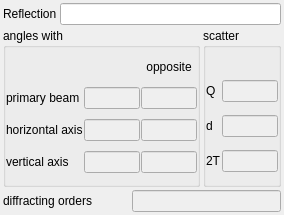
<ui version="4.0" >
 <class>ReflexInfo</class>
 <widget class="QWidget" name="ReflexInfo" >
  <property name="geometry" >
   <rect>
    <x>0</x>
    <y>0</y>
    <width>284</width>
    <height>215</height>
   </rect>
  </property>
  <property name="windowTitle" >
   <string>ReflexInfo</string>
  </property>
  <property name="windowIcon" >
   <iconset resource="icons/icons.qrc" >
    <normaloff>:/info.png</normaloff>:/info.png</iconset>
  </property>
  <layout class="QGridLayout" name="gridLayout_3" >
   <property name="margin" >
    <number>3</number>
   </property>
   <property name="spacing" >
    <number>3</number>
   </property>
   <item row="0" column="0" >
    <widget class="QLabel" name="label" >
     <property name="sizePolicy" >
      <sizepolicy vsizetype="Preferred" hsizetype="Maximum" >
       <horstretch>0</horstretch>
       <verstretch>0</verstretch>
      </sizepolicy>
     </property>
     <property name="text" >
      <string>Reflection</string>
     </property>
    </widget>
   </item>
   <item row="0" column="1" colspan="3" >
    <widget class="QLineEdit" name="reflex" />
   </item>
   <item row="1" column="0" colspan="3" >
    <widget class="QGroupBox" name="groupBox" >
     <property name="title" >
      <string>angles with</string>
     </property>
     <layout class="QGridLayout" name="gridLayout" >
      <property name="margin" >
       <number>0</number>
      </property>
      <property name="spacing" >
       <number>1</number>
      </property>
      <item row="1" column="0" >
       <widget class="QLabel" name="label_2" >
        <property name="text" >
         <string>primary beam</string>
        </property>
       </widget>
      </item>
      <item row="2" column="0" >
       <widget class="QLabel" name="label_3" >
        <property name="text" >
         <string>horizontal axis</string>
        </property>
       </widget>
      </item>
      <item row="3" column="0" >
       <widget class="QLabel" name="label_4" >
        <property name="text" >
         <string>vertical axis</string>
        </property>
       </widget>
      </item>
      <item row="1" column="1" >
       <widget class="QLineEdit" name="axX" >
        <property name="enabled" >
         <bool>false</bool>
        </property>
        <property name="sizePolicy" >
         <sizepolicy vsizetype="Fixed" hsizetype="Expanding" >
          <horstretch>0</horstretch>
          <verstretch>0</verstretch>
         </sizepolicy>
        </property>
        <property name="alignment" >
         <set>Qt::AlignRight|Qt::AlignTrailing|Qt::AlignVCenter</set>
        </property>
       </widget>
      </item>
      <item row="2" column="1" >
       <widget class="QLineEdit" name="axY" >
        <property name="enabled" >
         <bool>false</bool>
        </property>
        <property name="alignment" >
         <set>Qt::AlignRight|Qt::AlignTrailing|Qt::AlignVCenter</set>
        </property>
       </widget>
      </item>
      <item row="3" column="1" >
       <widget class="QLineEdit" name="axZ" >
        <property name="enabled" >
         <bool>false</bool>
        </property>
        <property name="alignment" >
         <set>Qt::AlignRight|Qt::AlignTrailing|Qt::AlignVCenter</set>
        </property>
       </widget>
      </item>
      <item row="1" column="2" >
       <widget class="QLineEdit" name="axMX" >
        <property name="enabled" >
         <bool>false</bool>
        </property>
        <property name="alignment" >
         <set>Qt::AlignRight|Qt::AlignTrailing|Qt::AlignVCenter</set>
        </property>
       </widget>
      </item>
      <item row="2" column="2" >
       <widget class="QLineEdit" name="axMY" >
        <property name="enabled" >
         <bool>false</bool>
        </property>
        <property name="alignment" >
         <set>Qt::AlignRight|Qt::AlignTrailing|Qt::AlignVCenter</set>
        </property>
       </widget>
      </item>
      <item row="3" column="2" >
       <widget class="QLineEdit" name="axMZ" >
        <property name="enabled" >
         <bool>false</bool>
        </property>
        <property name="alignment" >
         <set>Qt::AlignRight|Qt::AlignTrailing|Qt::AlignVCenter</set>
        </property>
       </widget>
      </item>
      <item row="0" column="2" >
       <widget class="QLabel" name="label_9" >
        <property name="sizePolicy" >
         <sizepolicy vsizetype="Maximum" hsizetype="Preferred" >
          <horstretch>0</horstretch>
          <verstretch>0</verstretch>
         </sizepolicy>
        </property>
        <property name="minimumSize" >
         <size>
          <width>49</width>
          <height>0</height>
         </size>
        </property>
        <property name="text" >
         <string>opposite</string>
        </property>
        <property name="alignment" >
         <set>Qt::AlignCenter</set>
        </property>
       </widget>
      </item>
      <item row="0" column="1" >
       <spacer name="horizontalSpacer" >
        <property name="orientation" >
         <enum>Qt::Horizontal</enum>
        </property>
        <property name="sizeType" >
         <enum>QSizePolicy::Minimum</enum>
        </property>
        <property name="sizeHint" stdset="0" >
         <size>
          <width>49</width>
          <height>20</height>
         </size>
        </property>
       </spacer>
      </item>
     </layout>
    </widget>
   </item>
   <item row="1" column="3" >
    <widget class="QGroupBox" name="groupBox_2" >
     <property name="title" >
      <string>scatter</string>
     </property>
     <layout class="QGridLayout" name="gridLayout_2" >
      <property name="margin" >
       <number>0</number>
      </property>
      <property name="spacing" >
       <number>1</number>
      </property>
      <item row="1" column="0" >
       <widget class="QLabel" name="label_5" >
        <property name="text" >
         <string>Q</string>
        </property>
       </widget>
      </item>
      <item row="1" column="1" >
       <widget class="QLineEdit" name="infoQ" >
        <property name="enabled" >
         <bool>false</bool>
        </property>
        <property name="frame" >
         <bool>true</bool>
        </property>
        <property name="alignment" >
         <set>Qt::AlignRight|Qt::AlignTrailing|Qt::AlignVCenter</set>
        </property>
       </widget>
      </item>
      <item row="2" column="0" >
       <widget class="QLabel" name="label_6" >
        <property name="text" >
         <string>d</string>
        </property>
       </widget>
      </item>
      <item row="2" column="1" >
       <widget class="QLineEdit" name="infoD" >
        <property name="enabled" >
         <bool>false</bool>
        </property>
        <property name="alignment" >
         <set>Qt::AlignRight|Qt::AlignTrailing|Qt::AlignVCenter</set>
        </property>
       </widget>
      </item>
      <item row="3" column="0" >
       <widget class="QLabel" name="label_8" >
        <property name="text" >
         <string>2T</string>
        </property>
       </widget>
      </item>
      <item row="3" column="1" >
       <widget class="QLineEdit" name="info2T" >
        <property name="enabled" >
         <bool>false</bool>
        </property>
        <property name="alignment" >
         <set>Qt::AlignRight|Qt::AlignTrailing|Qt::AlignVCenter</set>
        </property>
       </widget>
      </item>
      <item row="0" column="1" >
       <spacer name="horizontalSpacer_2" >
        <property name="orientation" >
         <enum>Qt::Horizontal</enum>
        </property>
        <property name="sizeType" >
         <enum>QSizePolicy::Minimum</enum>
        </property>
        <property name="sizeHint" stdset="0" >
         <size>
          <width>49</width>
          <height>20</height>
         </size>
        </property>
       </spacer>
      </item>
     </layout>
    </widget>
   </item>
   <item row="2" column="0" colspan="2" >
    <widget class="QLabel" name="label_7" >
     <property name="text" >
      <string>diffracting orders</string>
     </property>
    </widget>
   </item>
   <item row="2" column="2" colspan="2" >
    <widget class="QLineEdit" name="diffOrders" >
     <property name="enabled" >
      <bool>false</bool>
     </property>
    </widget>
   </item>
  </layout>
 </widget>
 <resources>
  <include location="icons/icons.qrc" />
 </resources>
 <connections>
  <connection>
   <sender>reflex</sender>
   <signal>editingFinished()</signal>
   <receiver>ReflexInfo</receiver>
   <slot>updateDisplay()</slot>
   <hints>
    <hint type="sourcelabel" >
     <x>123</x>
     <y>12</y>
    </hint>
    <hint type="destinationlabel" >
     <x>257</x>
     <y>13</y>
    </hint>
   </hints>
  </connection>
 </connections>
 <slots>
  <slot>updateDisplay()</slot>
 </slots>
</ui>
